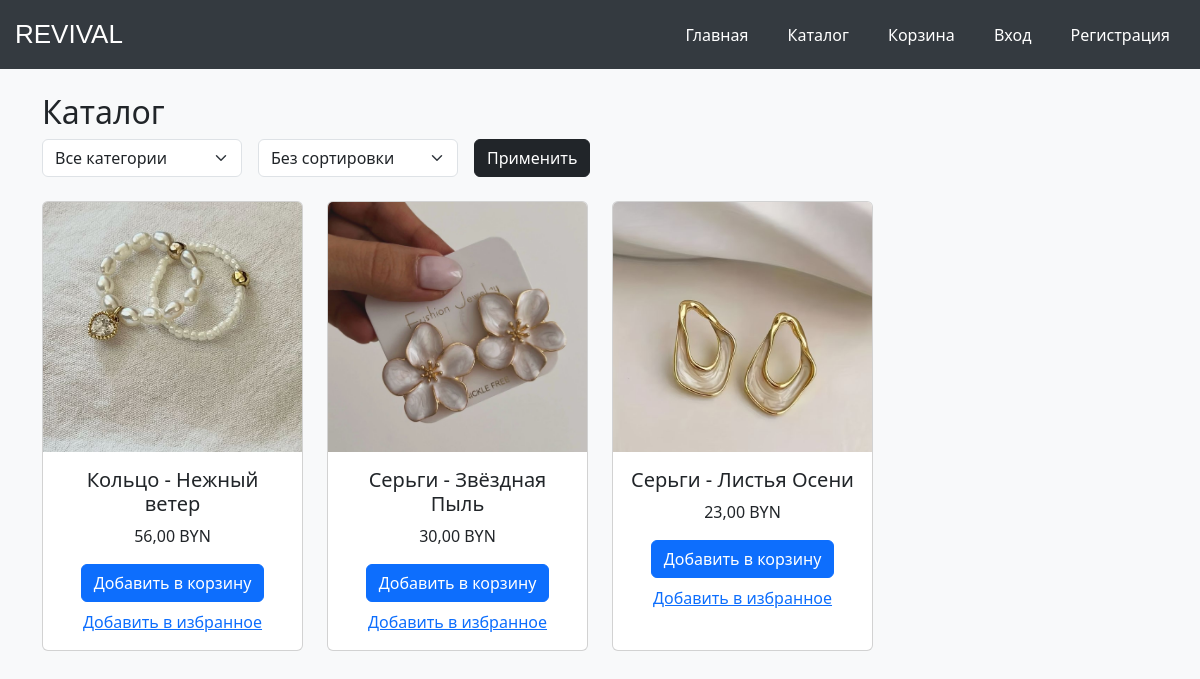
Page /catalog/ on the committed database.
### shop/models.py (models this page shows, shortened)
class Product(models.Model):
    name = models.CharField(max_length=255)
    description = models.TextField()
    price = models.DecimalField(max_digits=10, decimal_places=2)
    category = models.ForeignKey(Category, on_delete=models.CASCADE)
    image = models.ImageField(upload_to='products/')

### shop/views.py (the view)
# urls.py: path('catalog/', views.catalog),
def catalog(request):
    products = Product.objects.all()
    categories = Category.objects.all()
    category = request.GET.get('category')
    sort = request.GET.get('sort')
    if category:
        products = products.filter(category__name=category)
    if sort == 'price_asc':
        products = products.order_by('price')
    elif sort == 'price_desc':
        products = products.order_by('-price')
    elif sort == 'name':
        products = products.order_by('name')
    if request.user.is_authenticated:
        favorite_ids = set(
            Favorite.objects.filter(user=request.user).values_list('product_id', flat=True)
        )
    else:
        favorite_ids = set()
    return render(request, 'catalog.html', {
        'products': products,
        'categories': categories,
        'current_category': category,
        'current_sort': sort,
        'favorite_ids': favorite_ids,
    })

### templates/catalog.html (shortened to what this page needs)
{% extends 'base.html' %}
{% block content %}
<h2>Каталог</h2>
<form method="get" class="mb-4 d-flex gap-3">
<select name="category" class="form-select" style="width:200px;">
    <option value="">Все категории</option>
</select>
 <select name="sort" class="form-select" style="width:200px;">
    <option value="">Без сортировки</option>
</select>
    <button class="btn btn-dark" type="submit">Применить</button>
</form>
<div class="row">
    {% for product in products %}
    <div class="col-md-3 mb-4">
        <div class="card h-100">
            <a href="/product/{{ product.id }}/">
                <img src="{{ product.image.url }}" class="card-img-top" alt="{{ product.name }}"
                     style="height: 250px; object-fit: cover;">
            </a>
            <div class="card-body text-center">
                <h5 class="card-title">{{ product.name }}</h5>
                <p class="card-text">{{ product.price }} BYN</p>
                <form action="/cart/add/{{ product.id }}/" method="post">
                    <button class="btn btn-primary">Добавить в корзину</button>
                </form>
                <a href="{% url 'toggle_favorite' product.pk %}" class="d-block mt-2">
                    {% if product.id in favorite_ids %}
                        В избранном
                    {% else %}
                        Добавить в избранное
                    {% endif %}
                </a>
            </div>
        </div>
    </div>
    {% endfor %}
</div>
{% endblock %}

### templates/base.html (style rules this page uses)
body { background: #f8f9fa; }

### rows in the picture
Product: image (picture), name "Кольцо - Нежный ветер", price "56,00", shows "Добавить в избранное"
Product: image (picture), name "Серьги - Звёздная Пыль", price "30,00", shows "Добавить в избранное"
Product: image (picture), name "Серьги - Листья Осени", price "23,00", shows "Добавить в избранное"
